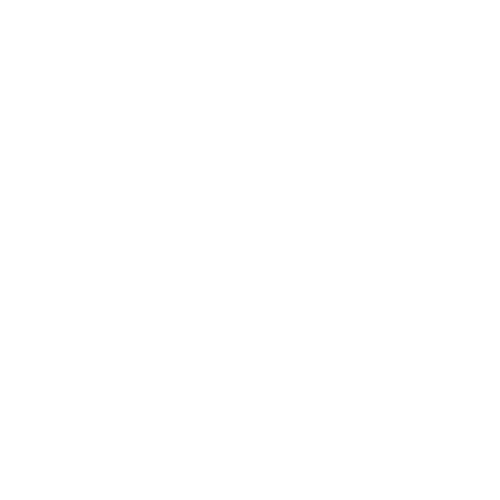
Frame 1 (no input)
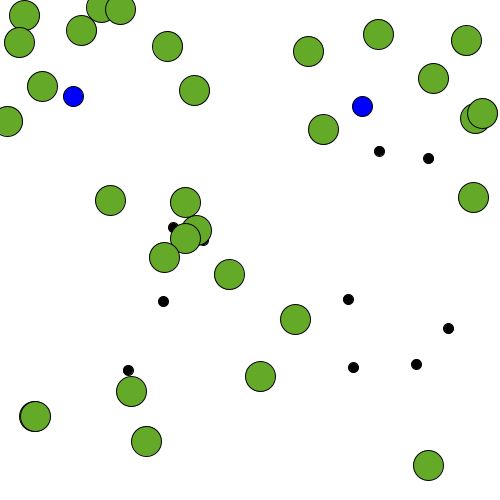
Frame 60 (the mouse pressed at the canvas centre just before this capture)
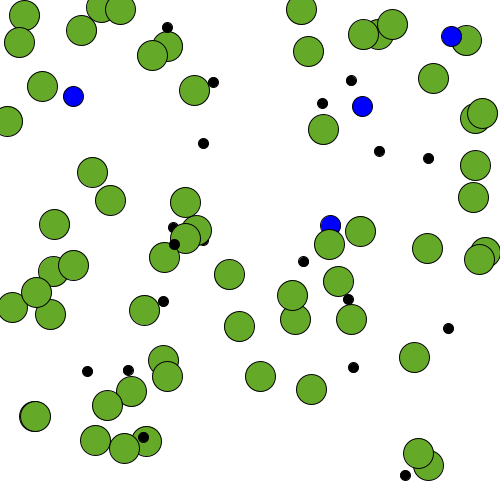
Frame 120 (the mouse held since frame 60 and released just before this capture)

The Processing sketch that drew these frames (run headless with seeded random() and noise(); from frame 60 on, the mouse is pressed at the canvas centre):

// Processing sketch: randomDotSpawn
// ── randomDotSpawn.pde
void setup() {
  size(500, 500);
  background(255);
}

void draw() {

  //if(frameCount % 60 == 0) fill(255,150,0);
  //else if (frameCount % 60 == 30) fill(205,0,255);
  //ellipse(random(0,width), random(0,height),10,10);

  if (frameCount % 6 == 0) {
    fill(0);
    ellipse(random(0, width), random(0, height), 10, 10);
    println(frameCount);
  }
  if (frameCount % 30 == 0) {
    fill(0, 0, 255);
    ellipse(random(0, width), random(0, height), 20, 20);
    println(frameCount);
  };
  if (frameCount % 2 == 0) {
    fill(100, 170, 40);
    ellipse(random(0, width), random(0, height), 30, 30);
    println(frameCount);
  }
}
